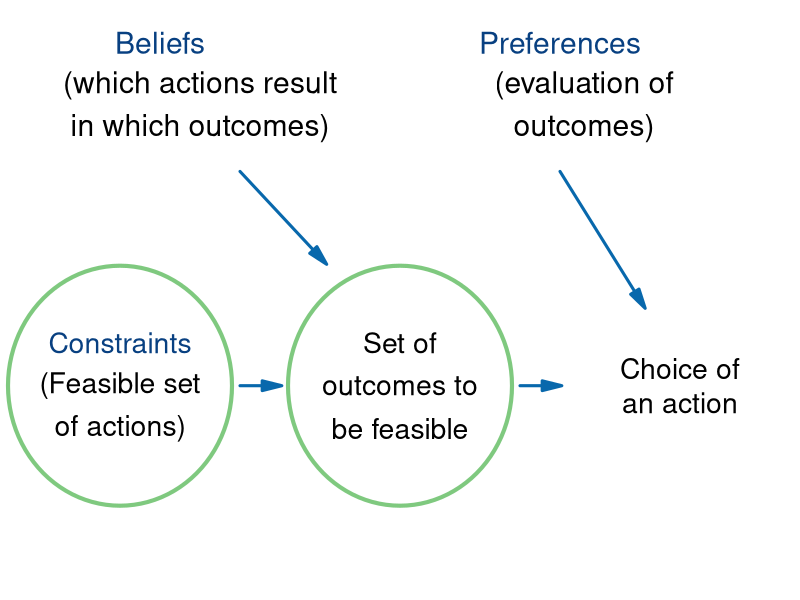

Here is the R script that generated this plot:
require(shape)
library(plotrix)
pdf(file = "people/preferences_beliefs_constraints_v2.pdf", width = 9, height = 7)

#Set parameters for graphics
axislabelsize <- 1.5
labelsize <- 1.8
actionlabelsize <- 1.7
graphlinewidth <- 3
segmentlinewidth <- 2
fadelevel <- 0.3
elwidth = 4

COL <- c("#7fc97f", "#beaed4", "#fdc086", "#ffff99", "#386cb0", "#f0027f", "#bf5b17", "#666666")
COLA <- c("#99d8c9","#66c2a4","#41ae76", "#238b45", "#005824")
COLB <- c("#4eb3d3", "#2b8cbe", "#0868ac","#084081")

par(mar =  c(0, 0, 0, 0))

xlims <- c(0, 10)
ylims <- c(1.5, 8.5)

npts <- 501 
x <- seq(xlims[1], xlims[2], length.out = npts)
y <- seq(ylims[1], ylims[2], length.out = npts) 

plot(0, 0, xlim = xlims, ylim = ylims, type = "n",
     xlab = expression(paste("")),
     ylab = expression(paste("")), 
     xaxt = "n", 
     yaxt = "n", 
     cex.lab = axislabelsize, 
     bty = "n",
     xaxs="i", 
     yaxs="i")

ticksy <- seq(from = 0, to = ylims[2], by = 2)
ylabels <- seq(from = 0, to = ylims[2], by = 2)
ticksx <- seq(from = 0, to = xlims[2], by = 2)
xlabels <- seq(from = 0, to = xlims[2], by = 2)


draw.ellipse(1.5, 4, a = 1.4, b = 1.4, border = COL[1], angle=c(0), lty=1, lwd = elwidth)
text(1.5, 4.5, expression(paste("Constraints")), cex = actionlabelsize,col = COLB[4])
text(1.5, 4, expression(paste("(Feasible set")), cex = actionlabelsize)
text(1.5, 3.5, expression(paste("of actions)")), cex = actionlabelsize)
text(2, 8, expression(paste("Beliefs")), cex = labelsize, col = COLB[4])
text(2.5, 7.5, expression(paste("(which actions result")), cex = labelsize)
text(2.5, 7, expression(paste("in which outcomes)")), cex = labelsize)
#text(3.4, 7.5, expression(paste("Beliefs")), cex = labelsize, col = COLB[4])
#text(5, 7.5, expression(paste(phantom()==phantom(), "Feasible set")), cex = labelsize)

Arrows(3, 4, 3.4, 4, col = COLB[3], lty = 1, lwd = 3, arr.type = "triangle")

draw.ellipse(5, 4, a = 1.4, b = 1.4, border = COL[1], angle=c(0), lty=1, lwd = elwidth)
text(5, 4.5, expression(paste("Set of")), cex = actionlabelsize)
text(5, 4, expression(paste("outcomes to")), cex = actionlabelsize)
text(5, 3.5, expression(paste("be feasible")), cex = actionlabelsize)

Arrows(3, 6.5, 4, 5.5, col = COLB[3], lty = 1, lwd = 3, arr.type = "triangle")

Arrows(7, 6.5, 8, 5, col = COLB[3], lty = 1, lwd = 3, arr.type = "triangle")

Arrows(6.5, 4, 6.9, 4, col = COLB[3], lty = 1, lwd = 3, arr.type = "triangle")

#draw.ellipse(8.5, 5, a = 1.4, b = 1.4, border = COL[1], angle=c(0), lty=1, lwd = elwidth)
text(8.5, 4.2, expression(paste("Choice of")), cex = actionlabelsize)
text(8.5, 3.8, expression(paste("an action")), cex = actionlabelsize)

#text(4.6, 2.9, expression(paste("Feasible set + ")), cex = labelsize)
text(7, 8, expression(paste("Preferences")), cex = labelsize, col = COLB[4])
#text(8.45, 2.9, expression(paste(phantom()==phantom(), "Ranking of")), cex = labelsize)
text(7.3, 7.5, expression(paste("(evaluation of")), cex = labelsize)
text(7.3, 7, expression(paste("outcomes)")), cex = labelsize)

dev.off()
